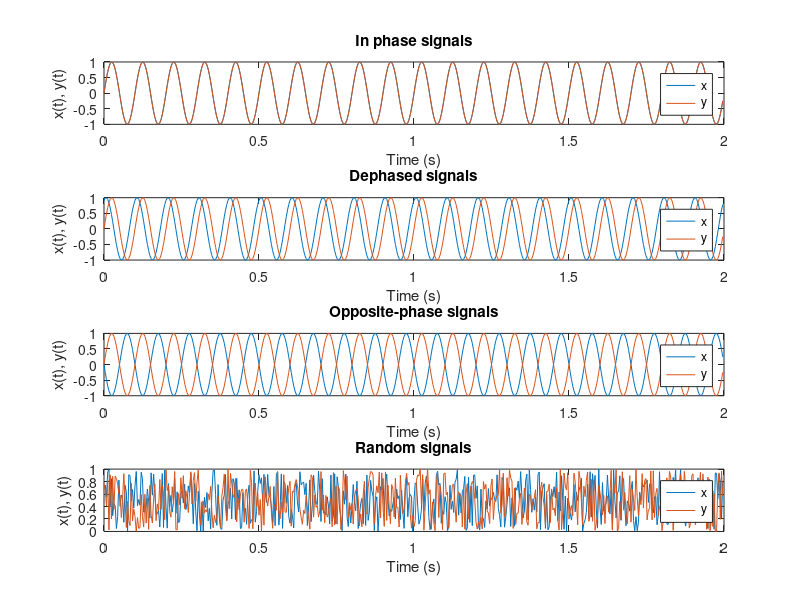

MATLAB code to generate this figure: (Note: this script raises an error after producing the figure.)
% Code to generate illustrations of the association measures on sample
% vectors - CHAPTER: METHOD

clearvars; clc; close all;

%%%%%%%%%%%%%%%%%%%%%%%%%% SAMPLE SIGNALS %%%%%%%%%%%%%%%%%%%%%%%%%%
Fs = 250;
Ts = 1/Fs;
L = 500;
t = (0:L-1)*Ts;

% For the cross-correlation & corrected version
% In phase
x1=sin(2*pi*10*t);
y1=sin(2*pi*10*t);
% Out of phase
x3=sin(2*pi*10*t+20);
y3=sin(2*pi*10*t);
% Opposite phase
x2=sin(-2*pi*10*t);
y2=sin(2*pi*10*t);
% Random
x4=rand(1,500);
y4=rand(1,500);

% Display of the sample signals
figure;
subplot(411)
plot(t,x1);
hold();
plot(t,y1);
xlabel('Time (s)');
ylabel('x(t), y(t)');
legend('x', 'y')
title('In phase signals');
subplot(412)
plot(t,x3);
hold();
plot(t,y3);
xlabel('Time (s)');
ylabel('x(t), y(t)');
legend('x', 'y')
title('Dephased signals');
subplot(413)
plot(t,x2);
hold();
plot(t,y2);
xlabel('Time (s)');
ylabel('x(t), y(t)');
legend('x', 'y')
title('Opposite-phase signals');
subplot(414)
plot(t,x4);
hold();
plot(t,y4);
xlabel('Time (s)');
ylabel('x(t), y(t)');
legend('x', 'y')
title('Random signals');
set(gcf, 'units','normalized','outerposition',[0 0 1 1])

% For the wPLI
% Fixed phase difference between the two signals
L = 7500;
t = (0:L-1)*Ts;
phi_t = pi():-pi()/100:-pi();
x = cos(2*pi*30*t); 
y(:,:) = cos(2*pi*30*t+phi_t(:));


%%%%%%%%%%%%%%%%%%%%%%%%%%%%%% WINDOWS %%%%%%%%%%%%%%%%%%%%%%%%%%%%%
% Creation of a windows to compute the association measures
wind = window(Fs, 0);


%%%%%%%%%%%%%%%%%%%%%%%% CROSS-CORRELATION %%%%%%%%%%%%%%%%%%%%%%%%%
cross = crossCorrelation();
cross_corr_dat1 = cross.association(wind,x1,y1);
cross_corr_dat2 = cross.association(wind,x2,y2);
cross_corr_dat3 = cross.association(wind,x3,y3);
cross_corr_dat4 = cross.association(wind,x4,y4);

lag = -cross.Max_lag:cross.Max_lag;
figure;
subplot(411)
plot(lag, cross_corr_dat1.Value)
ylabel('Cross-correlation'); xlabel('Lag (s)')
title('Cross-correlation of in-phase signals')
subplot(412)
plot(lag, cross_corr_dat3.Value)
ylabel('Cross-correlation'); xlabel('Lag (s)')
title('Cross-correlation of dephased signals')
subplot(413)
plot(lag, cross_corr_dat2.Value)
ylabel('Cross-correlation'); xlabel('Lag (s)')
title('Cross-correlation of opposite-phase signals')
subplot(414)
plot(lag, cross_corr_dat4.Value)
ylabel('Cross-correlation'); xlabel('Lag (s)')
title('Cross-correlation of random signals')
set(gcf, 'units','normalized','outerposition',[0 0 1 1])

% Computation of the Fisher Transform of the cross-correlation
cross_corr_dat1 = cross.FTmeasure(wind,x1,y1);
cross_corr_dat2 = cross.FTmeasure(wind,x2,y2);
cross_corr_dat3 = cross.FTmeasure(wind,x3,y3);
cross_corr_dat4 = cross.FTmeasure(wind,x4,y4);

figure;
subplot(411)
plot(lag, real(cross_corr_dat1))
ylabel('Fisher Transform'); xlabel('Lag (s)')
title('Fisher Transform of the cross-correlation for in-phase signals')
subplot(412)
plot(lag, cross_corr_dat3)
ylabel('Fisher Transform'); xlabel('Lag (s)')
title('Fisher Transform of the cross-correlation for dephased signals')
subplot(413)
plot(lag, real(cross_corr_dat2))
ylabel('Fisher Transform'); xlabel('Lag (s)')
title('Fisher Transform of the cross-correlation for opposite-phase signals')
subplot(414)
plot(lag, cross_corr_dat4)
ylabel('Fisher Transform'); xlabel('Lag (s)')
title('Fisher Transform of the cross-correlation for random signals')
set(gcf, 'units','normalized','outerposition',[0 0 1 1])


%%%%%%%%%%%%%%%%%%% CORRECTED CROSS-CORRELATION %%%%%%%%%%%%%%%%%%%%
corr = correctedCrossCorrelation();
corr_cross_corr_dat1 = corr.association(wind,x1,y1);
corr_cross_corr_dat2 = corr.association(wind,x2,y2);
corr_cross_corr_dat3 = corr.association(wind,x3,y3);
corr_cross_corr_dat4 = corr.association(wind,x4,y4);

lag = 1:cross.Max_lag;
figure;
subplot(411)
plot(lag, corr_cross_corr_dat1.Value)
ylabel('Corected cross-correlation'); xlabel('Lag (s)')
title('Corrected cross-correlation of in-phase signals')
subplot(412)
plot(lag, corr_cross_corr_dat3.Value)
ylabel('Corrected cross-correlation'); xlabel('Lag (s)')
title('Corrected cross-correlation of dephased signals')
subplot(413)
plot(lag, corr_cross_corr_dat2.Value)
ylabel('Corrected cross-correlation'); xlabel('Lag (s)')
title('Corrected cross-correlation of opposite-phase signals')
subplot(414)
plot(lag, corr_cross_corr_dat4.Value)
ylabel('Corrected cross-correlation'); xlabel('Lag (s)')
title('Corrected cross-correlation of random signals')
set(gcf, 'units','normalized','outerposition',[0 0 1 1])


%%%%%%%%%%%%%%%%%%%%%%%%%%%%%% WPLI %%%%%%%%%%%%%%%%%%%%%%%%%%%%%%%%
wpli = wPLI();
wpli.Num_window = floor(length(x)/(wind.Length-wind.Overlap)) - 1;
res = zeros(5,length(phi_t)); 
for p=1:length(phi_t)
    res(:,p) = wpli.measure(wind, x.', y(p,:).');
end

phi_t=-phi_t ; 
phi = {'-\pi','-3\pi/4','-\pi/2','-\pi/4','0','\pi/4','\pi/2','3\pi/4','\pi'};
figure; 
plot(phi_t,squeeze(res(4,:)),'-blue','LineWidth',1.5);
set(gca,'xlim',[-pi() pi()],'xtick',-pi():pi()/4:pi(),'xticklabel', phi); 
title('wPLI of sample signals for different fixed phase differences');
set(gcf, 'units','normalized','outerposition',[0 0 1 1])